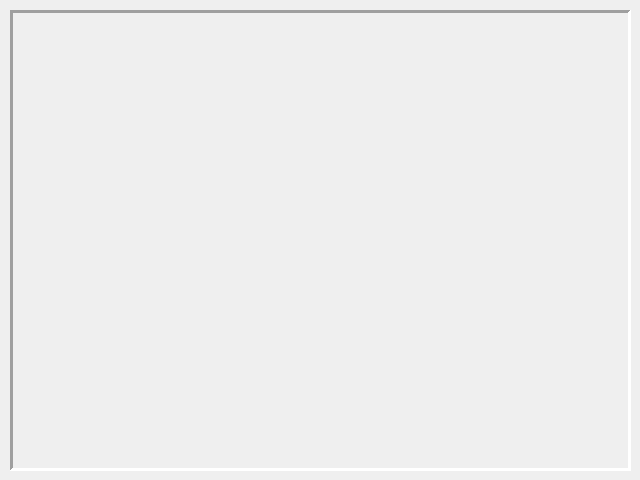
<?xml version="1.0" encoding="UTF-8"?>
<ui version="4.0">
 <class>Camera_Screen</class>
 <widget class="QDialog" name="Camera_Screen">
  <property name="geometry">
   <rect>
    <x>0</x>
    <y>0</y>
    <width>640</width>
    <height>480</height>
   </rect>
  </property>
  <property name="windowTitle">
   <string>PreView</string>
  </property>
  <widget class="QLabel" name="Screen">
   <property name="geometry">
    <rect>
     <x>10</x>
     <y>10</y>
     <width>621</width>
     <height>461</height>
    </rect>
   </property>
   <property name="minimumSize">
    <size>
     <width>300</width>
     <height>300</height>
    </size>
   </property>
   <property name="frameShape">
    <enum>QFrame::Panel</enum>
   </property>
   <property name="frameShadow">
    <enum>QFrame::Sunken</enum>
   </property>
   <property name="lineWidth">
    <number>3</number>
   </property>
   <property name="text">
    <string/>
   </property>
  </widget>
 </widget>
 <resources/>
 <connections/>
</ui>
